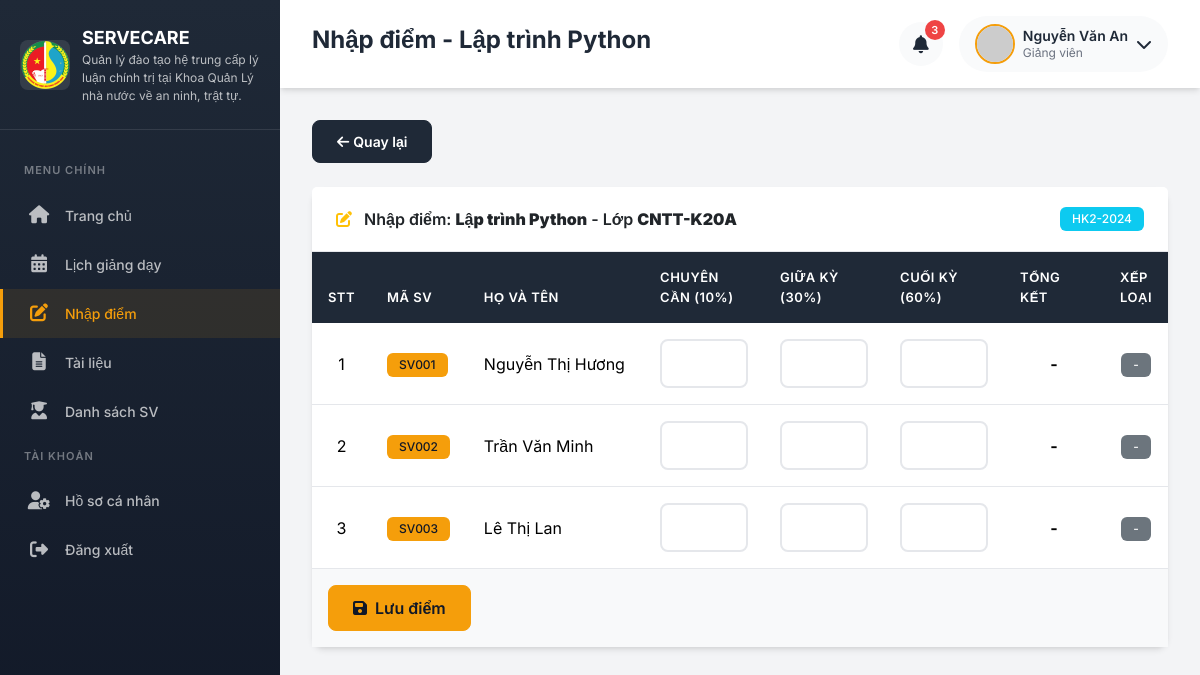
/lecturer/grades/1/1 (signed in), run on the app's committed database.
### app/models.py (models this page shows, shortened)
class Subject(db.Model):
    __tablename__ = 'subjects'
    id = db.Column(db.Integer, primary_key=True)
    code = db.Column(db.String(20), unique=True, nullable=False)
    name = db.Column(db.String(100), nullable=False)
    credits = db.Column(db.Integer, nullable=False, default=3)
    description = db.Column(db.Text)
    theory_hours = db.Column(db.Integer, default=30)  # Số giờ lý thuyết
    practice_hours = db.Column(db.Integer, default=15)  # Số giờ thực hành
    created_at = db.Column(db.DateTime, default=datetime.utcnow)
    schedules = db.relationship('Schedule', backref='subject', lazy='dynamic')
    grades = db.relationship('Grade', backref='subject', lazy='dynamic')
    materials = db.relationship('Material', backref='subject', lazy='dynamic')

class User(UserMixin, db.Model):
    __tablename__ = 'users'
    id = db.Column(db.Integer, primary_key=True)
    username = db.Column(db.String(64), unique=True, nullable=False, index=True)
    email = db.Column(db.String(120), unique=True, nullable=False, index=True)
    password_hash = db.Column(db.String(256), nullable=False)
    role = db.Column(db.String(20), nullable=False, default='student')  # admin, lecturer, student
    avatar = db.Column(db.String(200), default='default_avatar.png')
    is_active = db.Column(db.Boolean, default=True)
    created_at = db.Column(db.DateTime, default=datetime.utcnow)
    updated_at = db.Column(db.DateTime, default=datetime.utcnow, onupdate=datetime.utcnow)
    student = db.relationship('Student', backref='user', uselist=False, lazy=True)
    lecturer = db.relationship('Lecturer', backref='user', uselist=False, lazy=True)
    def is_admin(self):
        return self.role == 'admin'
    def is_lecturer(self):
        return self.role == 'lecturer'
    def get_display_name(self):
        if self.role == 'student' and self.student:
            return self.student.full_name
        elif self.role == 'lecturer' and self.lecturer:
            return self.lecturer.full_name
        return self.username

class Lecturer(db.Model):
    __tablename__ = 'lecturers'
    id = db.Column(db.Integer, primary_key=True)
    user_id = db.Column(db.Integer, db.ForeignKey('users.id'), nullable=False)
    lecturer_code = db.Column(db.String(20), unique=True, nullable=False)
    full_name = db.Column(db.String(100), nullable=False)
    department = db.Column(db.String(100))  # Khoa/Bộ môn
    expertise = db.Column(db.String(200))   # Chuyên môn
    phone = db.Column(db.String(15))
    degree = db.Column(db.String(50))  # Học vị: ThS, TS, PGS, GS
    created_at = db.Column(db.DateTime, default=datetime.utcnow)
    advised_classes = db.relationship('Classroom', backref='advisor', lazy='dynamic',
                                       foreign_keys='Classroom.advisor_id')
    schedules = db.relationship('Schedule', backref='lecturer', lazy='dynamic')
    materials = db.relationship('Material', backref='uploader', lazy='dynamic')
    evaluations = db.relationship('Evaluation', backref='lecturer', lazy='dynamic')

class Classroom(db.Model):
    __tablename__ = 'classrooms'
    id = db.Column(db.Integer, primary_key=True)
    name = db.Column(db.String(50), unique=True, nullable=False)
    major_id = db.Column(db.Integer, db.ForeignKey('majors.id'))
    advisor_id = db.Column(db.Integer, db.ForeignKey('lecturers.id'))  # Cố vấn học tập
    academic_year = db.Column(db.String(20))  # Niên khóa VD: 2020-2024
    created_at = db.Column(db.DateTime, default=datetime.utcnow)
    students = db.relationship('Student', backref='classroom', lazy='dynamic')
    schedules = db.relationship('Schedule', backref='classroom', lazy='dynamic')

class Student(db.Model):
    __tablename__ = 'students'
    id = db.Column(db.Integer, primary_key=True)
    user_id = db.Column(db.Integer, db.ForeignKey('users.id'), nullable=False)
    student_code = db.Column(db.String(20), unique=True, nullable=False)
    full_name = db.Column(db.String(100), nullable=False)
    dob = db.Column(db.Date)  # Ngày sinh
    gender = db.Column(db.String(10))  # Nam/Nữ
    phone = db.Column(db.String(15))
    address = db.Column(db.String(200))
    class_id = db.Column(db.Integer, db.ForeignKey('classrooms.id'))
    major_id = db.Column(db.Integer, db.ForeignKey('majors.id'))
    enrollment_year = db.Column(db.Integer)  # Năm nhập học
    created_at = db.Column(db.DateTime, default=datetime.utcnow)
    grades = db.relationship('Grade', backref='student', lazy='dynamic')
    evaluations = db.relationship('Evaluation', backref='student', lazy='dynamic')

### app/routes/lecturer.py (the view)
@lecturer_bp.route('/grades/<int:class_id>/<int:subject_id>')
@login_required
@lecturer_required
def grade_class(class_id, subject_id):
    classroom = Classroom.query.get_or_404(class_id)
    subject = Subject.query.get_or_404(subject_id)
    semester = request.args.get('semester', 'HK2-2024')
    students = Student.query.filter_by(class_id=class_id).all()
    grades_dict = {}
    for student in students:
        grade = Grade.query.filter_by(
            student_id=student.id,
            subject_id=subject_id,
            semester=semester
        ).first()
        grades_dict[student.id] = grade
    return render_template('lecturer/grades/input.html',
                           classroom=classroom,
                           subject=subject,
                           students=students,
                           grades_dict=grades_dict,
                           semester=semester)

### app/templates/lecturer/grades/input.html (shortened to what this page needs)
{% extends "base.html" %}
{% block page_title %}Nhập điểm - {{ subject.name }}{% endblock %}
{% block content %}
<div class="mb-4">
    <a href="{{ url_for('lecturer.grades') }}" class="btn btn-secondary btn-sm">
        <i class="fas fa-arrow-left me-1"></i>Quay lại
    </a>
</div>
<div class="card fade-in">
    <div class="card-header d-flex justify-content-between align-items-center">
        <span>
            <i class="fas fa-edit me-2 text-warning"></i>
            Nhập điểm: <strong>{{ subject.name }}</strong> - Lớp <strong>{{ classroom.name }}</strong>
        </span>
        <span class="badge bg-info">{{ semester }}</span>
    </div>
    <div class="card-body p-0">
        <form method="POST" action="{{ url_for('lecturer.save_grades') }}">
            <div class="table-responsive">
                <table class="table mb-0">
                    <thead>
                        <tr>
                            <th style="width: 50px">STT</th>
                            <th>Mã SV</th>
                            <th>Họ và tên</th>
                            <th style="width: 120px">Chuyên cần (10%)</th>
                            <th style="width: 120px">Giữa kỳ (30%)</th>
                            <th style="width: 120px">Cuối kỳ (60%)</th>
                            <th style="width: 100px">Tổng kết</th>
                            <th style="width: 60px">Xếp loại</th>
                        </tr>
                    </thead>
                    <tbody>
                        {% for student in students %}
                        {% set grade = grades_dict.get(student.id) %}
                        <tr>
                            <td class="text-center">{{ loop.index }}</td>
                            <td><span class="badge badge-primary">{{ student.student_code }}</span></td>
                            <td>{{ student.full_name }}</td>
                            <td>
                                <input type="number" name="attendance_{{ student.id }}"
                                       class="form-control form-control-sm score-input"
                                       min="0" max="10" step="0.1"
                                       value="{{ grade.score_attendance if grade and grade.score_attendance else '' }}"
                                       data-student="{{ student.id }}">
                            </td>
                            <td>
                                <input type="number" name="midterm_{{ student.id }}"
                                       class="form-control form-control-sm score-input"
                                       min="0" max="10" step="0.1"
                                       value="{{ grade.score_midterm if grade and grade.score_midterm else '' }}"
                                       data-student="{{ student.id }}">
                            </td>
                            <td>
                                <input type="number" name="final_{{ student.id }}"
                                       class="form-control form-control-sm score-input"
                                       min="0" max="10" step="0.1"
                                       value="{{ grade.score_final if grade and grade.score_final else '' }}"
                                       data-student="{{ student.id }}">
                            </td>
                            <td class="text-center">
                                <strong class="total-score" id="total_{{ student.id }}">
                                    {{ '%.2f'|format(grade.score_total) if grade and grade.score_total else '-' }}
                                </strong>
                            </td>
                            <td class="text-center">
                                <span class="badge {{ 'badge-success' if grade and grade.score_total and grade.score_total >= 5.5 else 'badge-danger' if grade and grade.score_total else 'bg-secondary' }}" id="letter_{{ student.id }}">
                                    {{ grade.get_letter_grade() if grade else '-' }}
                                </span>
                            </td>
                        </tr>
                        {% else %}
                        <tr>
                            <td colspan="8" class="text-center py-4 text-muted">
                                Lớp này chưa có sinh viên
                            </td>
                        </tr>
                        {% endfor %}
                    </tbody>
                </table>
            </div>
            {% if students %}
            <div class="p-3 bg-light">
                <button type="submit" class="btn btn-primary">
                    <i class="fas fa-save me-2"></i>Lưu điểm
                </button>
            </div>
            {% endif %}
        </form>
    </div>
</div>
{% endblock %}

### app/templates/base.html (shortened to what this page needs)
<!DOCTYPE html>
<html lang="vi">
<head>
    <link href="https://cdn.jsdelivr.net/npm/bootstrap@5.3.2/dist/css/bootstrap.min.css" rel="stylesheet">
    <link href="https://cdnjs.cloudflare.com/ajax/libs/font-awesome/6.5.1/css/all.min.css" rel="stylesheet">
</head>
<body>
    {% if current_user.is_authenticated %}
    <aside class="sidebar">
        <div class="sidebar-header">
            <a href="{{ url_for('main.index') }}" class="sidebar-brand">
                <img src="{{ url_for('static', filename='images/logo.png') }}" alt="Logo" class="sidebar-logo">
                <div class="sidebar-brand-text">
                    {{ app_short_name }}
                    <small>Quản lý đào tạo hệ trung cấp lý luận chính trị tại Khoa Quản Lý nhà nước về an ninh, trật tự.
</small>
                </div>
            </a>
        </div>
        <nav class="sidebar-menu">
            <div class="menu-label">Menu chính</div>
            {% if current_user.is_admin() %}
            <a href="{{ url_for('admin.dashboard') }}" class="menu-item {% if request.endpoint == 'admin.dashboard' %}active{% endif %}">
                <i class="fas fa-chart-pie"></i>
                <span>Dashboard</span>
            </a>
            <a href="{{ url_for('admin.students') }}" class="menu-item {% if 'student' in request.endpoint %}active{% endif %}">
                <i class="fas fa-user-graduate"></i>
                <span>Quản lý Sinh viên</span>
            </a>
            <a href="{{ url_for('admin.lecturers') }}" class="menu-item {% if 'lecturer' in request.endpoint %}active{% endif %}">
                <i class="fas fa-chalkboard-teacher"></i>
                <span>Quản lý Giảng viên</span>
            </a>
            <a href="{{ url_for('admin.majors') }}" class="menu-item {% if 'major' in request.endpoint %}active{% endif %}">
                <i class="fas fa-book-open"></i>
                <span>Quản lý Ngành học</span>
            </a>
            <a href="{{ url_for('admin.classrooms') }}" class="menu-item {% if 'classroom' in request.endpoint %}active{% endif %}">
                <i class="fas fa-users"></i>
                <span>Quản lý Lớp học</span>
            </a>
            <a href="{{ url_for('admin.subjects') }}" class="menu-item {% if 'subject' in request.endpoint %}active{% endif %}">
                <i class="fas fa-book"></i>
                <span>Quản lý Môn học</span>
            </a>
            <a href="{{ url_for('admin.schedules') }}" class="menu-item {% if 'schedule' in request.endpoint %}active{% endif %}">
                <i class="fas fa-calendar-alt"></i>
                <span>Quản lý Lịch học</span>
            </a>
            {% elif current_user.is_lecturer() %}
            <a href="{{ url_for('lecturer.dashboard') }}" class="menu-item {% if request.endpoint == 'lecturer.dashboard' %}active{% endif %}">
                <i class="fas fa-home"></i>
                <span>Trang chủ</span>
            </a>
            <a href="{{ url_for('lecturer.schedule') }}" class="menu-item {% if 'schedule' in request.endpoint %}active{% endif %}">
                <i class="fas fa-calendar-alt"></i>
                <span>Lịch giảng dạy</span>
            </a>
            <a href="{{ url_for('lecturer.grades') }}" class="menu-item {% if 'grade' in request.endpoint %}active{% endif %}">
                <i class="fas fa-edit"></i>
                <span>Nhập điểm</span>
            </a>
            <a href="{{ url_for('lecturer.materials') }}" class="menu-item {% if 'material' in request.endpoint %}active{% endif %}">
                <i class="fas fa-file-alt"></i>
                <span>Tài liệu</span>
            </a>
            <a href="{{ url_for('lecturer.students') }}" class="menu-item {% if 'student' in request.endpoint %}active{% endif %}">
                <i class="fas fa-user-graduate"></i>
                <span>Danh sách SV</span>
            </a>
            {% endif %}
            <div class="menu-label">Tài khoản</div>
            <a href="{{ url_for('auth.profile') }}" class="menu-item">
                <i class="fas fa-user-cog"></i>
                <span>Hồ sơ cá nhân</span>
            </a>
            <a href="{{ url_for('auth.logout') }}" class="menu-item">
                <i class="fas fa-sign-out-alt"></i>
                <span>Đăng xuất</span>
            </a>
        </nav>
    </aside>
    <main class="main-content">
        <header class="top-navbar">
            <h1 class="page-title">{% block page_title %}Dashboard{% endblock %}</h1>
            <div class="navbar-actions">
                <button class="notification-btn">
                    <i class="fas fa-bell"></i>
                    <span class="notification-badge">3</span>
                </button>
                <div class="user-dropdown dropdown">
                    <div class="d-flex align-items-center" data-bs-toggle="dropdown">
                        <img src="{{ url_for('static', filename='uploads/avatars/' ~ (current_user.avatar or 'default_avatar.png')) }}"
                             alt="Avatar" class="user-avatar"
                             onerror="this.src='https://ui-avatars.com/api/?name={{ current_user.get_display_name() }}&background=F59E0B&color=1F2937'">
                        <div class="user-info ms-2">
                            <div class="user-name">{{ current_user.get_display_name() }}</div>
                            <div class="user-role">
                                {% if current_user.is_admin() %}Quản trị viên
                                {% elif current_user.is_lecturer() %}Giảng viên
                                {% else %}Sinh viên{% endif %}
                            </div>
                        </div>
                        <i class="fas fa-chevron-down ms-2"></i>
                    </div>
                </div>
            </div>
        </header>
        <div class="page-content">
            {% block content %}{% endblock %}
        </div>
    </main>
    {% else %}
    {% block auth_content %}{% endblock %}
    {% endif %}
</body>
</html>

### data on the page
Subject: name "Lập trình Python"
User: get_display_name "Nguyễn Văn An"
Classroom: name "CNTT-K20A"
Student: student_code "SV001", full_name "Nguyễn Thị Hương", score_total "-", grade "-"
Student: student_code "SV002", full_name "Trần Văn Minh", score_total "-", grade "-"
Student: student_code "SV003", full_name "Lê Thị Lan", score_total "-", grade "-"

### other printed values
{{ app_short_name }} "SERVECARE"
{{ semester }} "HK2-2024"
